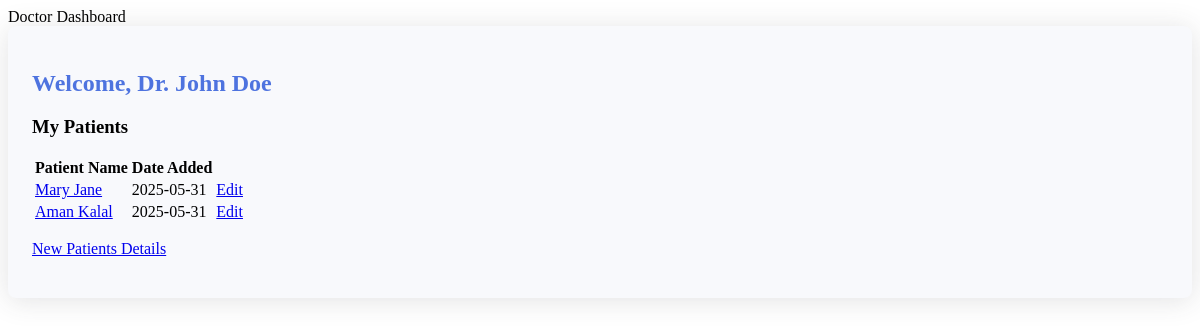
Page /accounts/doctor/dashboard (signed in) on the committed database.
### medapp/models.py (models this page shows, shortened)
class Patient(models.Model):
    user = models.OneToOneField(User, on_delete=models.CASCADE, related_name='patient_user')
    date_of_birth = models.DateField(null=True)
    gender = models.CharField(max_length=10)
    blood_group = models.CharField(max_length=5)
    phone = models.CharField(max_length=20, null=True)
    emergency_contact = models.CharField(max_length=100, null=True)
    created_at = models.DateTimeField(auto_now_add=True, null=True)

class AdmissionRecord(models.Model):
    STATUS_CHOICES = [
        ('admitted', 'Admitted'),
        ('discharged', 'Discharged'),
        ('transferred', 'Transferred'),
    ]
    patient = models.ForeignKey(Patient, on_delete=models.CASCADE, related_name='admissions')
    admission_date = models.DateTimeField()
    discharge_date = models.DateTimeField(null=True, blank=True)
    room_number = models.PositiveSmallIntegerField(choices=ROOM_CHOICES)
    primary_doctor = models.ForeignKey(User, on_delete=models.SET_NULL, null=True, related_name='primary_admissions')
    admission_reason = models.TextField()
    discharge_summary = models.TextField(blank=True, null=True)
    status = models.CharField(max_length=20, choices=STATUS_CHOICES)
    created_at = models.DateTimeField(auto_now_add=True, null=True)

### accounts/views.py (the view)
# urls.py: path("doctor/dashboard", views.doctor_dashboard, name="doctor_dashboard"),
@login_required
@user_passes_test(is_doctor)
def doctor_dashboard(request):
    admissions = AdmissionRecord.objects.filter(
        primary_doctor=request.user,
        patient__isnull=False
    ).select_related('patient', 'patient__user')
    patient_records = []
    for admission in admissions:
        patient = admission.patient
        patient_records.append({
            'patient': patient,
            'created_at': admission.created_at
        })
    return render(request, 'registration/doctorgroup.html', {'patient_records': patient_records})

### accounts/views.py (called while the page is built)
def is_doctor(user):
    return user.groups.filter(name='Doctors').exists()

### accounts/templates/registration/doctorgroup.html (shortened to what this page needs)
{% extends 'base.html' %}
{% load static %}
{% block styles %}
<link rel="stylesheet" href="{% static 'doctor_dashboard.css' %}">
{% endblock %}
{% block header %} Doctor Dashboard {% endblock %}
{% block main %}
<div class="welcome-banner">
    <div class="row align-items-center">
        <div class="col-md-8">
            <h2>Welcome, Dr. {{ request.user.first_name }} {{ request.user.last_name }}</h2>
            <h3 class="mt-4">My Patients</h3>
            <table class="table table-striped">
                <thead>
                    <tr>
                        <th>Patient Name</th>
                        <th>Date Added</th>
                    </tr>
                </thead>
                <tbody>
                    {% for record in patient_records %}
  {% if record.patient %}
    <tr>
      <td>
        <a href="{% url 'patient_dashboard' patient_id=record.patient.id %}">
        {{ record.patient.user.get_full_name }}
        </a>
      </td>
      <td>{{ record.created_at|date:"Y-m-d" }}</td>
      <td>
        <a href="{% url 'edit_patient' patient_id=record.patient.id %}">Edit</a>
      </td>
    </tr>
  {% endif %}
{% empty %}
  <tr><td colspan="3">No patients added yet.</td></tr>
{% endfor %}
                </tbody>
            </table>
            <p><a href="{% url 'add_patient' %}">New Patients Details</a></p>
        </div>
    </div>
</div>
{% endblock %}

### medapp/templates/base.html (shortened to what this page needs)
<!DOCTYPE html>
<html lang="en">
<head>
    {% block styles %}
    {% endblock %}
</head>
<body>
    <header>
        {% block header %}
        {% endblock %}
    </header>
    <main>
        {% block main %}
        {% endblock %}
    </main>
</body>
</html>

### accounts/static/doctor_dashboard.css (style rules this page uses)
.welcome-banner { background-color: #f8f9fc; border-radius: 0.5rem; padding: 1.5rem; margin-bottom: 1.5rem; box-shadow: 0 0.15rem 1.75rem 0 rgba(58, 59, 69, 0.15); }
.welcome-banner h2 { margin-bottom: 0.25rem; color: #4e73df; font-weight: 700; }
a { pointer-events: auto; position: relative; z-index: 10; cursor: pointer; }

### rows in the picture
Patient: patient.user.get_full_name "Mary Jane", created_at "2025-05-31"
Patient: patient.user.get_full_name "Aman Kalal", created_at "2025-05-31"

### other values in the picture
{{ request.user.first_name }} "John"
{{ request.user.last_name }} "Doe"
